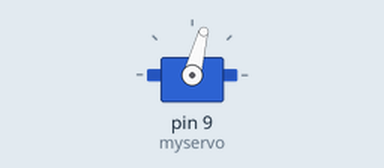
Bench run of a sketch on a simulated Arduino Uno, built with avr-gcc and run on an emulated ATmega328P. Parts: servo.

Above: at 0.05 s.
At 0.75 s:
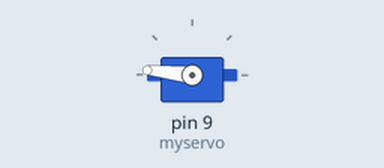
At 1.1 s:
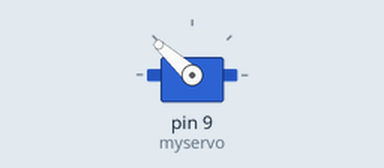
At 1.45 s:
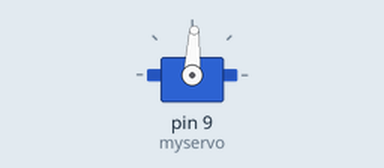
Timing chart, 0 to 3.6 s (numbered marks = the images above):
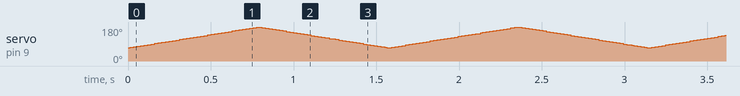

The sketch:

xiaomiRing.ino
```cpp
#include <Servo.h>

Servo myservo; // 建立Servo物件，控制伺服馬達

void setup()
{
    myservo.attach(9); // 連接數位腳位9，伺服馬達的訊號線
}

void loop()
{
    for (int i = 70; i <= 180; i += 1)
    {
        myservo.write(i); // 使用write，傳入角度，從0度轉到180度
        delay(7);
    }

    for (int i = 180; i >= 70; i -= 1)
    {
        myservo.write(i); // 使用write，傳入角度，從180度轉到0度
        delay(7);
    }
}
```
